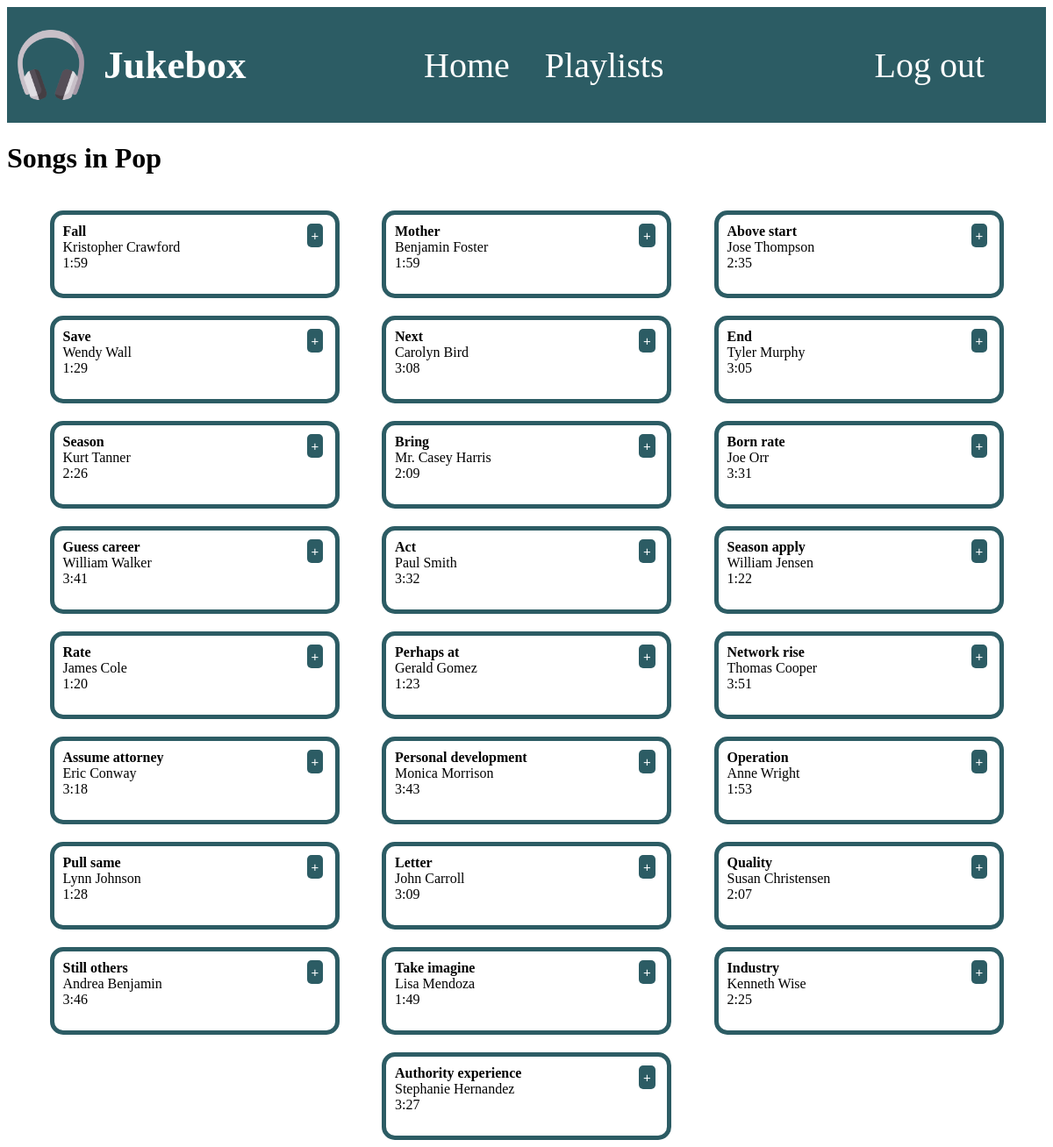
Page /app/genre/17/ (signed in) on the committed database.
### app/models.py (models this page shows, shortened)
class Genre(models.Model):
    name = models.CharField(max_length=255)
    image = models.ImageField(null=True, blank=True)

class Song(models.Model):
    title = models.CharField(max_length=255)
    artist = models.CharField(max_length=255)
    genre = models.ForeignKey(Genre, on_delete=models.CASCADE)
    duration = models.IntegerField(default=0)

### app/views.py (the view)
# urls.py: path('genre/<int:genre_id>/', views.genre_detail, name='genre_detail'),
def genre_detail(request, genre_id):
    genre = get_object_or_404(Genre, id=genre_id)
    songs = Song.objects.filter(genre=genre)
    user_playlist = Playlist.objects.filter(owner=request.user)
    context = {
        'playlists': user_playlist,
        'genre': genre,
        'songs': songs,
    }
    return render(request, 'app/genre_detail.html', context)

### app/templatetags/operations.py (called while the page is built)
@register.filter
def seconds_to_minutes(value):
    minutes = value // 60
    seconds = value % 60
    return f'{minutes}:{seconds:02d}'

@register.filter
def cut(value):
    x = value.rstrip("...")
    return x

### app/templates/app/genre_detail.html (shortened to what this page needs)
{% extends 'app/home.html' %}
{% load operations %}
{% load static %}
{% block content %}
<h1>Songs in {{ genre.name }}</h1>
<div class="song_parent">
    {% for song in songs %}
        <div class="Song_box">
            <button class="add_btn"> + </button>
            <div class="song_details">
                <strong>{{ song.title|cut }}</strong>
                <br>
                {{ song.artist }}
                <br>
                {{ song.duration|seconds_to_minutes }}
            </div>
        </div>
    {% empty %}
        No songs available in this genre.
    {% endfor %}
</div>
{% endblock %}

### static/css/home.css (style rules this page uses)
.song_parent { display: flex; flex-direction: row; flex-wrap: wrap; justify-content: space-evenly; }
.Song_box { position: relative; margin-top: 20px; border: 5px solid #2c5c64; border-radius: 15px; height: 70px; width: 300px; padding: 10px; }
.add_btn { position: absolute; top: 10px; left: 90%; background-color: #2c5c64; color: white; border: none; border-radius: 5px; padding: 5px; cursor: pointer; font-size: 15px; }
.song_details { padding-right: 50px; }

### rows in the picture
Genre: name "Pop"
Song: title "Fall", artist "Kristopher Crawford", duration|seconds_to_minutes "1:59"
Song: title "Mother", artist "Benjamin Foster", duration|seconds_to_minutes "1:59"
Song: title "Above start", artist "Jose Thompson", duration|seconds_to_minutes "2:35"
Song: title "Save", artist "Wendy Wall", duration|seconds_to_minutes "1:29"
Song: title "Next", artist "Carolyn Bird", duration|seconds_to_minutes "3:08"
Song: title "End", artist "Tyler Murphy", duration|seconds_to_minutes "3:05"
Song: title "Season", artist "Kurt Tanner", duration|seconds_to_minutes "2:26"
Song: title "Bring", artist "Mr. Casey Harris", duration|seconds_to_minutes "2:09"
Song: title "Born rate", artist "Joe Orr", duration|seconds_to_minutes "3:31"
Song: title "Guess career", artist "William Walker", duration|seconds_to_minutes "3:41"
Song: title "Act", artist "Paul Smith", duration|seconds_to_minutes "3:32"
Song: title "Season apply", artist "William Jensen", duration|seconds_to_minutes "1:22"
Song: title "Rate", artist "James Cole", duration|seconds_to_minutes "1:20"
Song: title "Perhaps at", artist "Gerald Gomez", duration|seconds_to_minutes "1:23"
Song: title "Network rise", artist "Thomas Cooper", duration|seconds_to_minutes "3:51"
Song: title "Assume attorney", artist "Eric Conway", duration|seconds_to_minutes "3:18"
Song: title "Personal development", artist "Monica Morrison", duration|seconds_to_minutes "3:43"
Song: title "Operation", artist "Anne Wright", duration|seconds_to_minutes "1:53"
Song: title "Pull same", artist "Lynn Johnson", duration|seconds_to_minutes "1:28"
Song: title "Letter", artist "John Carroll", duration|seconds_to_minutes "3:09"
Song: title "Quality", artist "Susan Christensen", duration|seconds_to_minutes "2:07"
Song: title "Still others", artist "Andrea Benjamin", duration|seconds_to_minutes "3:46"
Song: title "Take imagine", artist "Lisa Mendoza", duration|seconds_to_minutes "1:49"
Song: title "Industry", artist "Kenneth Wise", duration|seconds_to_minutes "2:25"
Song: title "Authority experience", artist "Stephanie Hernandez", duration|seconds_to_minutes "3:27"
